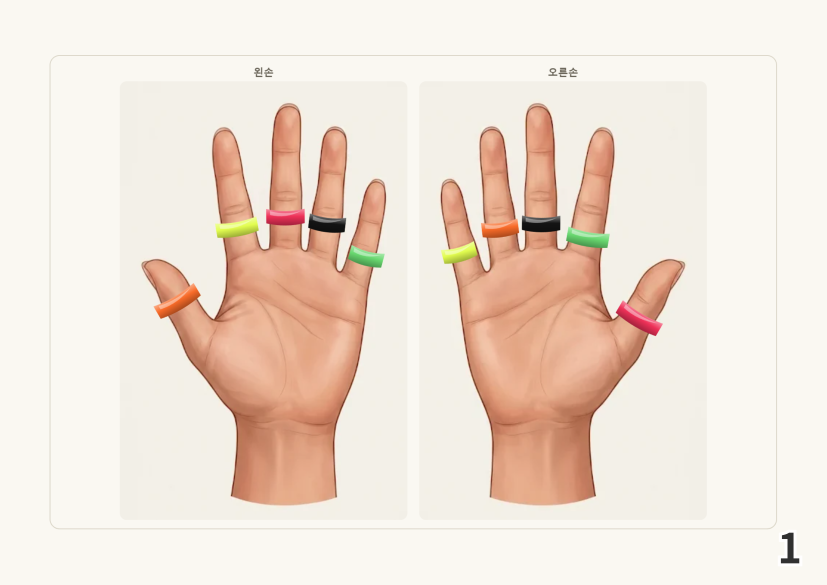
#> input picture originals/fingering_images/pattern1.png, 2480 x 1754 px (shown at 1/3 size); its folder holds 4 pictures in this run
$ python make_clean_hand.py
#> lines starting #> are read from the running program, lines starting #| are printed output that depends on the picture; after the words box and inside, x2 and y2 are one past the last pixel; in counts of white or black regions, pixels touching at a corner belong together
"""핑거링 원본 그림 4장(pattern1~4)에서 고무줄이 없는 '빈손' 그림을 만든다.

원리
- 4장의 손 그림은 픽셀 단위로 동일하고 고무줄 위치만 다르다.
- 각 그림에서 고무줄 영역(색으로 검출 + 볼록껍질 + 팽창)을 빼고, 고무줄이 없는 픽셀만 평균낸다.
- 4장 모두 고무줄이 덮인 곳은 반대쪽 손을 좌우로 뒤집은 그림(양손이 거울상)으로 채운다.
- 그래도 남는 몇 픽셀만 inpaint.

출력: ../assets/hand_clean.png
"""
import os
import cv2
import numpy as np

HERE = os.path.dirname(os.path.abspath(__file__))
IMG = os.path.join(HERE, '..', '..', '..', 'originals', 'fingering_images')
AST = os.path.join(HERE, '..', 'assets')

ims = [cv2.imread(os.path.join(IMG, 'pattern%d.png' % i)) for i in range(1, 5)]
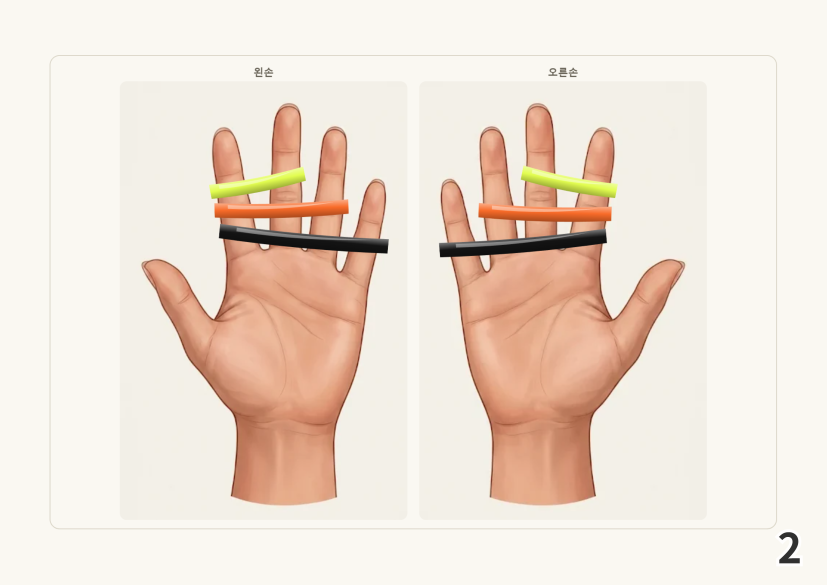
#> input picture originals/fingering_images/pattern2.png, 2480 x 1754 px (shown at 1/3 size)
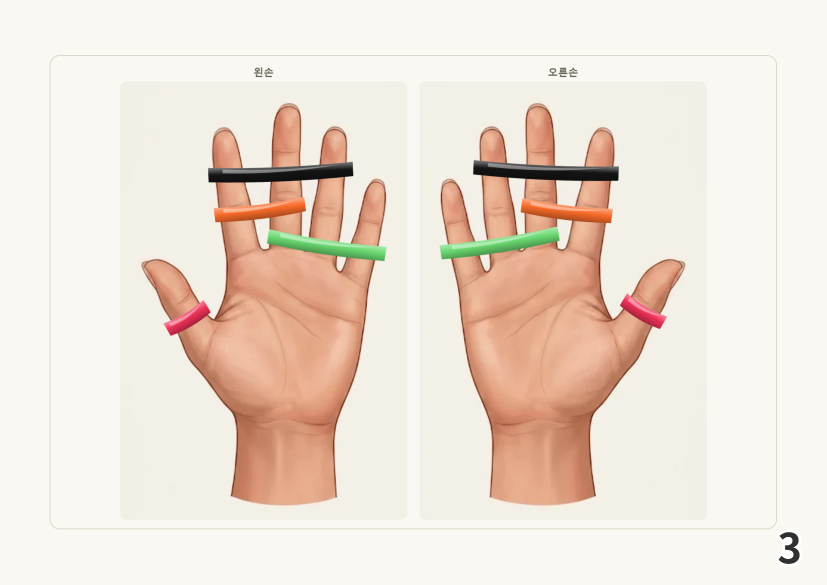
#> input picture originals/fingering_images/pattern3.png, 2480 x 1754 px (shown at 1/3 size)
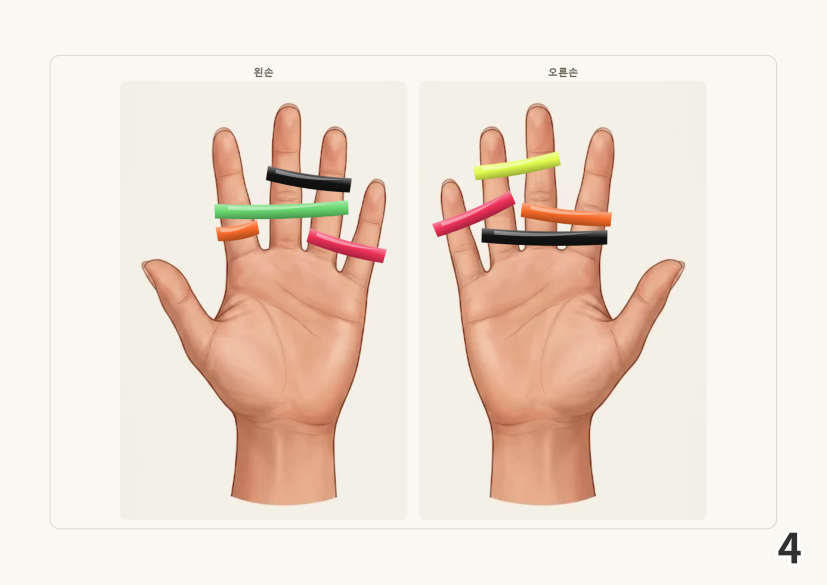
#> input picture originals/fingering_images/pattern4.png, 2480 x 1754 px (shown at 1/3 size)
H, W = ims[0].shape[:2]
#> H = 1754; W = 2480


def ringmask(im):
    hsv = cv2.cvtColor(im, cv2.COLOR_BGR2HSV)
#> hsv: shape (1754, 2480, 3); mean H, S, V 20.4, 30.5, 240.4
#> im is the input picture: shape (1754, 2480, 3); mean B, G, R 213.9, 225.7, 240.1
    h, s, v = [c.astype(int) for c in cv2.split(hsv)]
#> h: shape (1754, 2480) int64; 80 distinct labels, from 0 to 179
#> s: shape (1754, 2480) int64; 250 distinct labels, from 0 to 255
#> v: shape (1754, 2480) int64; 242 distinct labels, from 14 to 255
    col = ((s > 150) & (v > 120)) | ((h >= 40) & (h <= 90) & (s > 45) & (v > 120)) | ((h >= 150) & (s > 90) & (v > 120))
#> col: shape (1754, 2480) bool; 0.96% white; 687 white regions (601 under 20 px), largest, box (x1, y1, x2, y2) and area: (1848, 902, 1988, 1008) 5954, (1698, 680, 1829, 748) 5417, (799, 627, 914, 735) 4994
    blk = (v < 70)
#> blk: shape (1754, 2480) bool; 0.2% white; 6 white regions (3 under 20 px), largest, box (x1, y1, x2, y2) and area: (1566, 658, 1680, 697) 3373, (925, 652, 1037, 698) 3248, (2343, 1599, 2397, 1690) 2285
    col = cv2.morphologyEx(col.astype(np.uint8) * 255, cv2.MORPH_OPEN, np.ones((5, 5), np.uint8))
#> col: shape (1754, 2480); 0.8% white; 11 white regions, largest, box (x1, y1, x2, y2) and area: (1849, 904, 1986, 1007) 5908, (1699, 681, 1829, 744) 5404, (799, 628, 914, 676) 4901
    blk = cv2.morphologyEx(blk.astype(np.uint8) * 255, cv2.MORPH_OPEN, np.ones((9, 9), np.uint8))
#> blk: shape (1754, 2480); 0.2% white; 3 white regions, box (x1, y1, x2, y2) and area: (1566, 658, 1680, 696) 3371, (926, 653, 1036, 698) 3238, (2343, 1599, 2397, 1690) 2285
    m = cv2.bitwise_or(col, blk)
    n, lab, st, _ = cv2.connectedComponentsWithStats(m)
#> lab: shape (1754, 2480) int32; 15 distinct labels, from 0 to 14
#> n = 15; st = 15 rows, first 6: [0, 0, 2480, 1754, 4306213], [799, 628, 115, 48, 4901], [926, 653, 110, 45, 3238], [1566, 658, 114, 38, 3371], [649, 665, 126, 48, 3507], [1445, 664, 112, 49, 3412]
    out = np.zeros_like(m)
    for i in range(1, n):
        x, y, w, hh, a = st[i]
        if a < 1500 or y > 1500:   # 작은 점, 페이지 번호 제외
            continue
        ys, xs = np.where(lab == i)
        cv2.fillConvexPoly(out, cv2.convexHull(np.stack([xs, ys], 1).astype(np.int32)), 255)
#> this loop made 14 passes
#> (x, y, w, hh, a) on passes 1 to 12: (799, 628, 115, 48, 4901), (926, 653, 110, 45, 3238), (1566, 658, 114, 38, 3371), (649, 665, 126, 48, 3507), (1445, 664, 112, 49, 3412), (1699, 681, 130, 63, 5404), (1046, 737, 107, 66, 4398), (1328, 740, 104, 50, 2842), (467, 858, 133, 97, 4311), (1849, 904, 137, 103, 5908), (644, 951, 11, 12, 70), (1826, 951, 5, 5, 25)
#> out: shape (1754, 2480); 1.1% white; 10 white regions, largest, box (x1, y1, x2, y2) and area: (1849, 904, 1986, 1007) 6527, (1699, 681, 1829, 744) 5966, (467, 858, 600, 955) 5603
    return cv2.dilate(out, np.ones((31, 31), np.uint8))
#> returned value: shape (1754, 2480); 2.5% white; 5 white regions, box (x1, y1, x2, y2) and area: (1313, 643, 1844, 805) 39619, (634, 613, 1051, 728) 29671, (1834, 889, 2001, 1022) 14627, (452, 843, 615, 970) 13403, (1031, 722, 1168, 818) 10941


def mirror(a):
    # 양손은 x=1240 기준 거울상 (x' = 2480 - x)
    return np.roll(a[:, ::-1], 2480 - (W - 1), axis=1)


masks = [ringmask(im) for im in ims]
#> in ringmask (call 2), `hsv = cv2.cvtColor(im, cv2.COLOR_BGR2HSV)`: hsv: shape (1754, 2480, 3); mean H, S, V 19.8, 30.4, 239.1
#> in ringmask, im is the input picture: shape (1754, 2480, 3); mean B, G, R 212.5, 224.7, 239
#> in ringmask (call 2), `h, s, v = [c.astype(int) for c in cv2.split(hsv)]`: h: shape (1754, 2480) int64; 68 distinct labels, from 0 to 179
#> in ringmask (call 2), `h, s, v = [c.astype(int) for c in cv2.split(hsv)]`: s: shape (1754, 2480) int64; 249 distinct labels, from 0 to 255
#> in ringmask (call 2), `h, s, v = [c.astype(int) for c in cv2.split(hsv)]`: v: shape (1754, 2480) int64; 242 distinct labels, from 14 to 255
#> in ringmask (call 2), `col = ((s > 150) & (v > 120)) | ((h >= 40) & (h <= 90) & (s > 45) & (v..`: col: shape (1754, 2480) bool; 1.1% white; 646 white regions (568 under 20 px), largest, box (x1, y1, x2, y2) and area: (644, 606, 1046, 681) 12605, (1436, 617, 1834, 692) 12471, (631, 515, 917, 611) 8153
#> in ringmask (call 2), `blk = (v < 70)`: blk: shape (1754, 2480) bool; 0.75% white; 10 white regions (7 under 20 px), largest, box (x1, y1, x2, y2) and area: (657, 684, 1165, 760) 15066, (1319, 698, 1820, 771) 14896, (2338, 1597, 2399, 1690) 2696
#> in ringmask (call 2), `col = cv2.morphologyEx(col.astype(np.uint8) * 255, cv2.MORPH_OPEN, np...`: col: shape (1754, 2480); 0.96% white; 12 white regions, largest, box (x1, y1, x2, y2) and area: (644, 606, 1046, 655) 12549, (1436, 617, 1834, 665) 12429, (631, 516, 916, 595) 8056
#> in ringmask (call 2), `blk = cv2.morphologyEx(blk.astype(np.uint8) * 255, cv2.MORPH_OPEN, np...`: blk: shape (1754, 2480); 0.75% white; 3 white regions, box (x1, y1, x2, y2) and area: (658, 684, 1164, 760) 15057, (1319, 699, 1820, 771) 14885, (2338, 1597, 2399, 1690) 2656
#> in ringmask (call 2), `m = cv2.bitwise_or(col, blk)`:
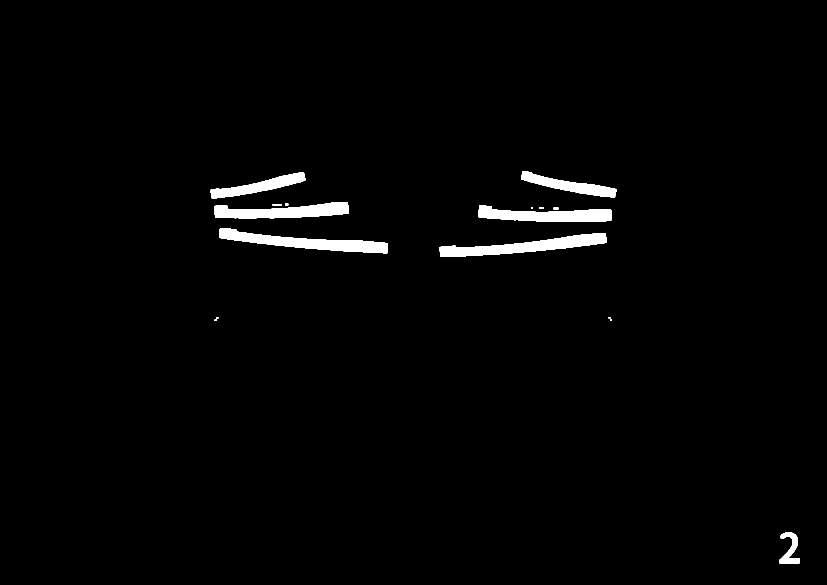
#> m: shape (1754, 2480) (shown at 1/3 size); 1.7% white; 15 white regions, largest, box (x1, y1, x2, y2) and area: (658, 684, 1164, 760) 15057, (1319, 699, 1820, 771) 14885, (644, 606, 1046, 655) 12549
#> in ringmask (call 2), `n, lab, st, _ = cv2.connectedComponentsWithStats(m)`: lab: shape (1754, 2480) int32; 16 distinct labels, from 0 to 15
#> in ringmask (call 2), `n, lab, st, _ = cv2.connectedComponentsWithStats(m)`: n = 16; st = 16 rows, first 6: [0, 0, 2480, 1754, 4275739], [1564, 513, 285, 80, 8054], [631, 516, 285, 79, 8056], [644, 606, 402, 49, 12549], [855, 611, 10, 5, 50], [818, 612, 28, 5, 140]
#> in ringmask (call 2), `out = np.zeros_like(m)`: out: shape (1754, 2480); every value is 0
#> the loop in ringmask (call 2), `for i in range(1, n):` made 15 passes
#> (x, y, w, hh, a) on passes 1 to 12: (1564, 513, 285, 80, 8054), (631, 516, 285, 79, 8056), (644, 606, 402, 49, 12549), (855, 611, 10, 5, 50), (818, 612, 28, 5, 140), (1436, 617, 398, 48, 12429), (1593, 621, 6, 5, 30), (1618, 622, 13, 5, 65), (1660, 623, 16, 5, 80), (658, 684, 506, 76, 15057), (1319, 699, 501, 72, 14885), (644, 951, 11, 12, 70)
#> after the loop in ringmask (call 2), `for i in range(1, n):`: out: shape (1754, 2480); 2% white; 6 white regions, box (x1, y1, x2, y2) and area: (658, 684, 1164, 760) 18404, (1319, 699, 1820, 771) 18206, (644, 606, 1046, 655) 16291, (1436, 617, 1834, 665) 16075, (631, 516, 916, 595) 9322, (1564, 513, 1849, 593) 9320
#> in ringmask (call 2), `return cv2.dilate(out, np.ones((31, 31), np.uint8))`: returned value: shape (1754, 2480); 4% white; 4 white regions, box (x1, y1, x2, y2) and area: (616, 501, 1179, 775) 87875, (1304, 684, 1835, 786) 36296, (1421, 602, 1849, 680) 30355, (1549, 498, 1864, 608) 21170
#> in ringmask (call 3), `hsv = cv2.cvtColor(im, cv2.COLOR_BGR2HSV)`: hsv: shape (1754, 2480, 3); mean H, S, V 20.5, 30.4, 239.1
#> in ringmask, im is the input picture: shape (1754, 2480, 3); mean B, G, R 212.8, 224.6, 238.5
#> in ringmask (call 3), `h, s, v = [c.astype(int) for c in cv2.split(hsv)]`: h: shape (1754, 2480) int64; 80 distinct labels, from 0 to 179
#> in ringmask (call 3), `h, s, v = [c.astype(int) for c in cv2.split(hsv)]`: s: shape (1754, 2480) int64; 250 distinct labels, from 0 to 255
#> in ringmask (call 3), `h, s, v = [c.astype(int) for c in cv2.split(hsv)]`: v: shape (1754, 2480) int64; 242 distinct labels, from 14 to 255
#> in ringmask (call 3), `col = ((s > 150) & (v > 120)) | ((h >= 40) & (h <= 90) & (s > 45) & (v..`: col: shape (1754, 2480) bool; 1.5% white; 638 white regions (560 under 20 px), largest, box (x1, y1, x2, y2) and area: (1319, 680, 1679, 778) 15402, (801, 654, 1159, 783) 15374, (643, 599, 917, 681) 8569
#> in ringmask (call 3), `blk = (v < 70)`: blk: shape (1754, 2480) bool; 0.66% white; 8 white regions (5 under 20 px), largest, box (x1, y1, x2, y2) and area: (1420, 492, 1855, 542) 12909, (625, 497, 1059, 547) 12880, (2337, 1597, 2398, 1691) 2727
#> in ringmask (call 3), `col = cv2.morphologyEx(col.astype(np.uint8) * 255, cv2.MORPH_OPEN, np...`: col: shape (1754, 2480); 1.4% white; 12 white regions, largest, box (x1, y1, x2, y2) and area: (1320, 681, 1679, 778) 15391, (801, 689, 1159, 783) 15300, (643, 599, 917, 667) 8513
#> in ringmask (call 3), `blk = cv2.morphologyEx(blk.astype(np.uint8) * 255, cv2.MORPH_OPEN, np...`: blk: shape (1754, 2480); 0.65% white; 3 white regions, box (x1, y1, x2, y2) and area: (1420, 492, 1855, 542) 12907, (625, 497, 1059, 547) 12877, (2340, 1597, 2398, 1691) 2663
#> in ringmask (call 3), `m = cv2.bitwise_or(col, blk)`: m: shape (1754, 2480); 2% white; 15 white regions, largest, box (x1, y1, x2, y2) and area: (1320, 681, 1679, 778) 15391, (801, 689, 1159, 783) 15300, (1420, 492, 1855, 542) 12907
#> in ringmask (call 3), `n, lab, st, _ = cv2.connectedComponentsWithStats(m)`: lab: shape (1754, 2480) int32; 16 distinct labels, from 0 to 15
#> in ringmask (call 3), `n, lab, st, _ = cv2.connectedComponentsWithStats(m)`: st = 16 rows, first 6: [0, 0, 2480, 1754, 4261739], [1420, 492, 435, 50, 12907], [625, 497, 434, 50, 12877], [643, 599, 274, 68, 8513], [1563, 603, 273, 66, 8505], [799, 612, 5, 5, 25]
#> after the loop in ringmask (call 3), `for i in range(1, n):`: out: shape (1754, 2480); 2.3% white; 8 white regions, largest, box (x1, y1, x2, y2) and area: (1320, 681, 1679, 778) 17224, (801, 689, 1159, 783) 17127, (1420, 492, 1855, 542) 15698
#> in ringmask (call 3), `return cv2.dilate(out, np.ones((31, 31), np.uint8))`: returned value: shape (1754, 2480); 4.6% white; 7 white regions, largest, box (x1, y1, x2, y2) and area: (1305, 588, 1851, 793) 53579, (786, 674, 1174, 798) 31587, (1405, 477, 1870, 557) 31148
#> in ringmask (call 4), `hsv = cv2.cvtColor(im, cv2.COLOR_BGR2HSV)`: hsv: shape (1754, 2480, 3); mean H, S, V 20.8, 30.7, 239.6
#> in ringmask, im is the input picture: shape (1754, 2480, 3); mean B, G, R 213, 224.8, 239.2
#> in ringmask (call 4), `h, s, v = [c.astype(int) for c in cv2.split(hsv)]`: h: shape (1754, 2480) int64; 80 distinct labels, from 0 to 179
#> in ringmask (call 4), `h, s, v = [c.astype(int) for c in cv2.split(hsv)]`:
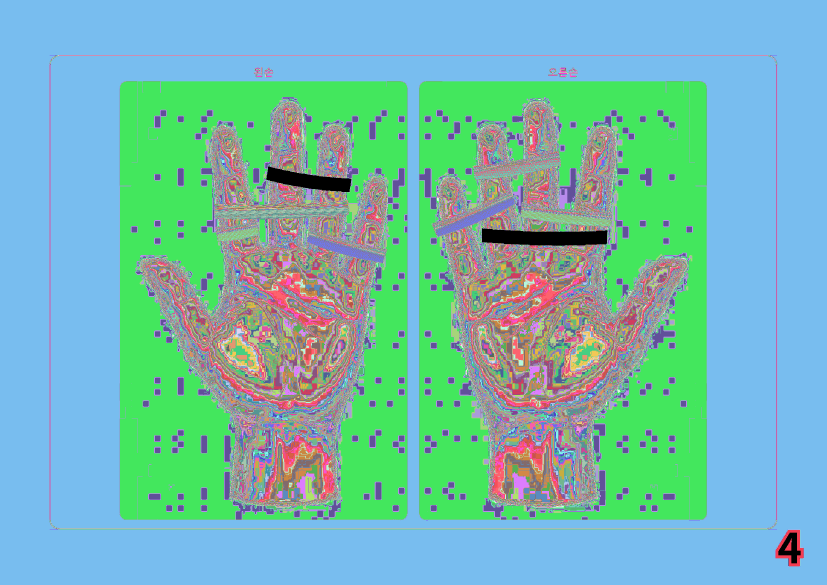
#> s: shape (1754, 2480) int64 (shown at 1/3 size); 249 distinct labels, from 0 to 255; one colour per label, 0 black
#> in ringmask (call 4), `h, s, v = [c.astype(int) for c in cv2.split(hsv)]`:
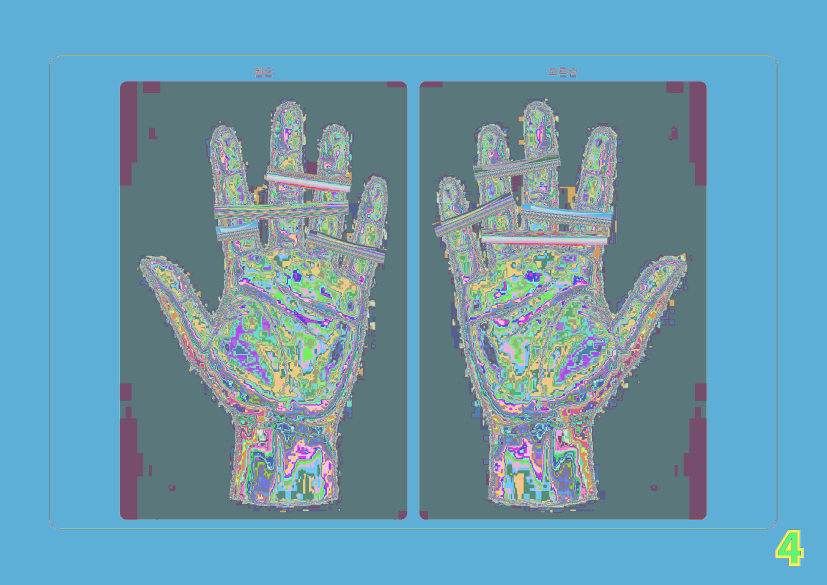
#> v: shape (1754, 2480) int64 (shown at 1/3 size); 242 distinct labels, from 14 to 255; one colour per label, 0 black
#> in ringmask (call 4), `col = ((s > 150) & (v > 120)) | ((h >= 40) & (h <= 90) & (s > 45) & (v..`: col: shape (1754, 2480) bool; 1.5% white; 647 white regions (565 under 20 px), largest, box (x1, y1, x2, y2) and area: (644, 601, 1046, 658) 17270, (1297, 572, 1547, 711) 10889, (920, 685, 1160, 789) 10178
#> in ringmask (call 4), `blk = (v < 70)`: blk: shape (1754, 2480) bool; 0.5% white; 7 white regions (4 under 20 px), largest, box (x1, y1, x2, y2) and area: (1445, 696, 1821, 738) 11184, (799, 510, 1053, 577) 7527, (2336, 1599, 2402, 1690) 2867
#> in ringmask (call 4), `col = cv2.morphologyEx(col.astype(np.uint8) * 255, cv2.MORPH_OPEN, np...`:
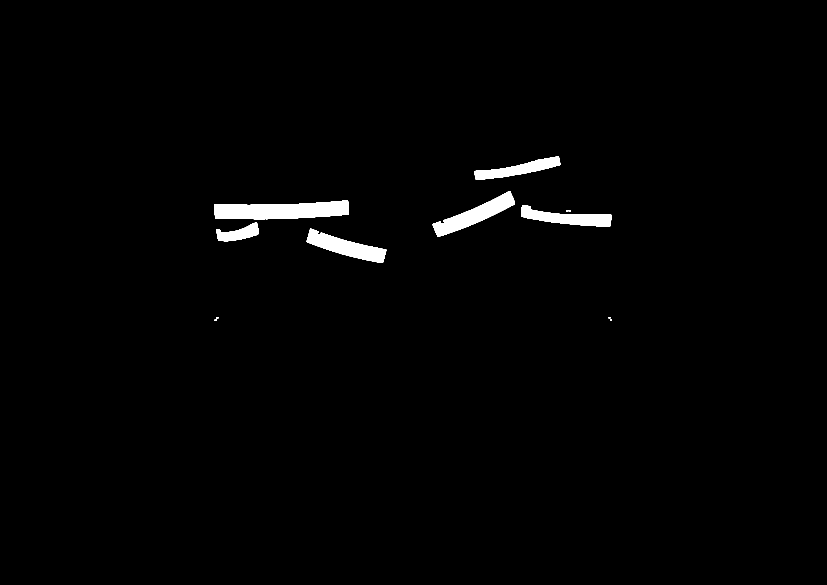
#> col: shape (1754, 2480) (shown at 1/3 size); 1.3% white; 11 white regions, largest, box (x1, y1, x2, y2) and area: (644, 601, 1046, 658) 17259, (1298, 574, 1545, 710) 10814, (920, 686, 1159, 789) 10132
#> in ringmask (call 4), `n, lab, st, _ = cv2.connectedComponentsWithStats(m)`: n = 15; st = 15 rows, first 6: [0, 0, 2480, 1754, 4270397], [1423, 469, 258, 70, 7261], [800, 511, 252, 65, 7499], [1298, 574, 247, 136, 10814], [644, 601, 402, 57, 17259], [1563, 616, 271, 63, 8430]
#> the loop in ringmask (call 4), `for i in range(1, n):` made 14 passes
#> (x, y, w, hh, a) on passes 1 to 12: (1423, 469, 258, 70, 7261), (800, 511, 252, 65, 7499), (1298, 574, 247, 136, 10814), (644, 601, 402, 57, 17259), (1563, 616, 271, 63, 8430), (1699, 630, 6, 5, 30), (1707, 631, 6, 5, 30), (649, 668, 128, 56, 3902), (920, 686, 239, 103, 10132), (1445, 696, 376, 41, 11169), (644, 951, 11, 12, 70), (1826, 951, 5, 5, 25)
#> masks = 4 items
srcs = ims + [mirror(im) for im in ims]
#> srcs = 8 items
mks = masks + [mirror(m) for m in masks]
#> mks = 8 items

acc = np.zeros(ims[0].shape, np.float64)
cnt = np.zeros((H, W), np.float64)
for k, (im, m) in enumerate(zip(srcs, mks)):
    f = (m == 0)
    w = cv2.GaussianBlur(f.astype(np.float32), (0, 0), 4) * f
    if k >= 4:
        w *= 0.02   # 거울 그림은 원본이 없는 곳에서만 쓰이도록
    acc += im * w[..., None]
    cnt += w
#> this loop made 8 passes

hole = cnt < 1e-4
clean = (acc / np.maximum(cnt, 1e-9)[..., None]).clip(0, 255).astype(np.uint8)
if hole.sum():
    clean = cv2.inpaint(clean, hole.astype(np.uint8) * 255, 5, cv2.INPAINT_TELEA)
os.makedirs(AST, exist_ok=True)
cv2.imwrite(os.path.join(AST, 'hand_clean.png'), clean)
print('hand_clean.png 저장, 남은 구멍 픽셀:', int(hole.sum()))
#| hand_clean.png 저장, 남은 구멍 픽셀: 7758
